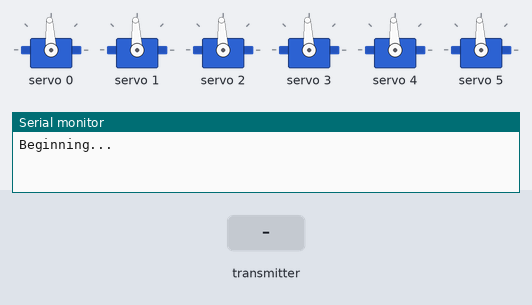
The sketch below on a simulated Arduino Uno, built with avr-gcc and run on an emulated ATmega328P. Shown: 6 × servo, the last lines printed to the serial monitor. The inputs (shaded band) are chosen by the test bench. No radio packets arrive unless stated.

Above: at 1.2 s.
1.3 s: the transmitter starts sending MPU0_y = 64
At 1.6 s:
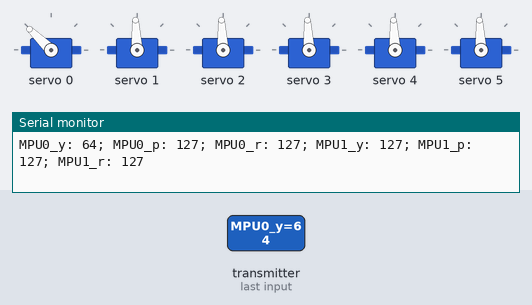
2.8 s: the transmitter starts sending MPU0_p = 64
At 3.8 s:
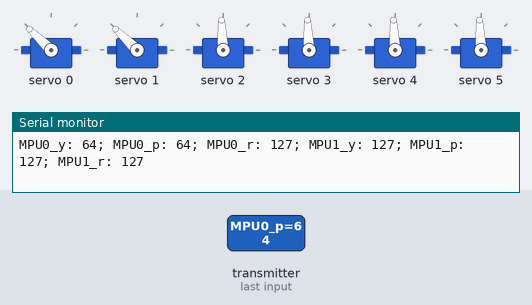
4.3 s: the transmitter starts sending MPU1_p = 64
At 4.9 s:
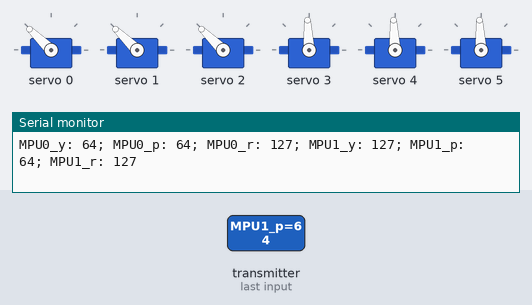
5.8 s: the transmitter starts sending MPU1_r = 64
At 6.1 s:
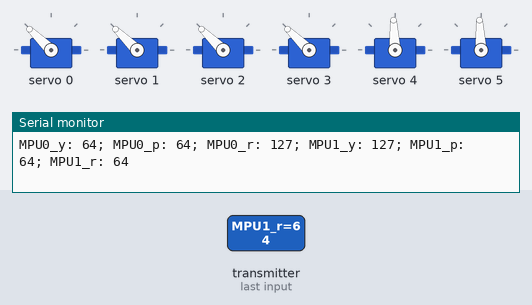
Timing chart, 0 to 8.3 s (numbered marks = the images above; inputs shaded):
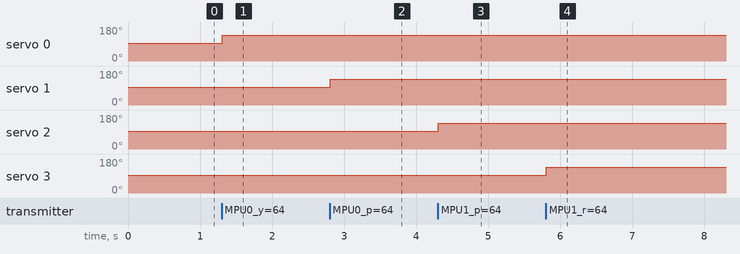

Measured:
- after the input at 1.3 s, servo 0: 93° → 136° at once
- after the input at 2.8 s, servo 1: 93° → 136° at once
- after the input at 4.3 s, servo 2: 93° → 136° at once
- after the input at 5.8 s, servo 3: 93° → 136° at once

The sketch:

Robotic-Arm-Reciever.ino
```cpp
#include <Wire.h>
#include <Adafruit_PWMServoDriver.h>
#include <SPI.h>
#include <nRF24L01.h>
#include <RF24.h>
RF24 radio(7, 8);   // nRF24L01 (CE, CSN), can be any digital pin on the arduino

// called this way, it uses the default address 0x40
// pwm is adafruits library meant to mimic things like servo.writeMicroseconds in order for them to use it on the dedicated servo driver
Adafruit_PWMServoDriver pwm = Adafruit_PWMServoDriver();

#define SERVOMIN  600 // This is the rounded 'minimum' microsecond length, in this case the servo can have a minimum of 600 (600-2400 for 270 degrees rotation)
#define SERVOMAX  2400 // This is the rounded 'maximum' microsecond length, in this case the servo can have a maximum of 2400
#define SERVO_FREQ 50 // Analog servos run at ~50 Hz updates

// our servo # counter
uint8_t servo[] = {0, 1, 2, 3, 4, 5};
float servoMap[] = {0, 0, 0, 0, 0, 0};
float servoMapR = 0;

const byte address[6] = "00001";
unsigned long lastReceiveTime = 0;
unsigned long currentTime = 0;
// Max size of this struct is 32 bytes - NRF24L01 buffer limit
struct Data_Package {
  byte MPU0_y;
  byte MPU0_p;
  byte MPU0_r;
  byte MPU1_y;
  byte MPU1_p;
  byte MPU1_r;
};
Data_Package data; //Create a variable with the above structure

void resetData() {
  // Reset the values when there is no radio connection - Set initial default values
  // 127 because byte value is 0-255, so 127 is middle
  data.MPU0_y = 127;
  data.MPU0_p = 127;
  data.MPU0_r = 127;
  data.MPU1_y = 127;
  data.MPU1_p = 127;
  data.MPU1_r = 127;
  for (byte b = 0; b < 6; b++) {
    servoMapR = map(127, 255, 0, SERVOMIN, SERVOMAX);
    pwm.writeMicroseconds(servo[b], servoMapR);
  }
}

void setup() {
  Serial.begin(115200);
  Serial.println("Beginning...");

  pwm.begin();
  pwm.setOscillatorFrequency(27000000);
  pwm.setPWMFreq(SERVO_FREQ);  // Analog servos run at ~50 Hz updates

  radio.begin();
  radio.openReadingPipe(0, address);
  radio.setAutoAck(false);
  radio.setDataRate(RF24_250KBPS);
  radio.setPALevel(RF24_PA_MIN); // It was originally LOW
  radio.startListening(); //  Set the module as receiver
  resetData();
}

void loop() {

  // Check whether there is data to be received
  if (radio.available()) {
    radio.read(&data, sizeof(Data_Package)); // Read the whole data and store it into the 'data' structure
    lastReceiveTime = millis(); // At this moment we have received the data
    //    Serial.println("Available");
    Serial.print("MPU0_y: ");
    Serial.print(data.MPU0_y);
    Serial.print("; MPU0_p: ");
    Serial.print(data.MPU0_p);
    Serial.print("; MPU0_r: ");
    Serial.print(data.MPU0_r);
    Serial.print("; MPU1_y: ");
    Serial.print(data.MPU1_y);
    Serial.print("; MPU1_p: ");
    Serial.print(data.MPU1_p);
    Serial.print("; MPU1_r: ");
    Serial.print(data.MPU1_r);
    Serial.println("");

    // Map byte value to servo range, for each servo. Servos are numbered from bottom to top.
    servoMap[0] = map(data.MPU0_y, 255, 0, SERVOMIN, SERVOMAX); // Base
    servoMap[1] = map(data.MPU0_p, 255, 0, SERVOMIN, SERVOMAX); // Elbow bottom
    servoMap[2] = map(data.MPU1_p, 255, 0, SERVOMIN, SERVOMAX); // Elbow top
    servoMap[3] = map(data.MPU1_r, 255, 0, SERVOMIN, SERVOMAX); // Wrist
    servoMap[4] = map(data.MPU0_r, 255, 0, SERVOMIN, SERVOMAX); // Claw
    // Note: There is only 5 servos, so MPU1_y isn't in use.

    // Limit the movement each of the servos movement so they doesn't hit any other part
    if (data.MPU0_y > 50 and data.MPU0_y < 205) {
      pwm.writeMicroseconds(servo[0], servoMap[0]);
    }
    if (data.MPU0_p > 50 and data.MPU0_p < 205) {
      pwm.writeMicroseconds(servo[1], servoMap[1]);
    }
    if (data.MPU1_p > 50 and data.MPU1_p < 205) {
      pwm.writeMicroseconds(servo[2], servoMap[2]);
    }
    if (data.MPU1_r > 0 and data.MPU1_r < 255) {
      pwm.writeMicroseconds(servo[3], servoMap[3]);
    }
    if (data.MPU0_r > 111 and data.MPU0_r < 171) {
      pwm.writeMicroseconds(servo[4], servoMap[4]);
    }
  }

  // Check whether we keep receving data, or we have a connection between the two modules
  currentTime = millis();
  if ( currentTime - lastReceiveTime > 1000 ) { // If current time is more then 1 second since we have recived the last data, that means we have lost connection
    resetData(); // If connection is lost, reset the data. It prevents unwanted behavior, for example if a drone has a throttle up and we lose connection, it can keep flying unless we reset the values
  }
}
```
